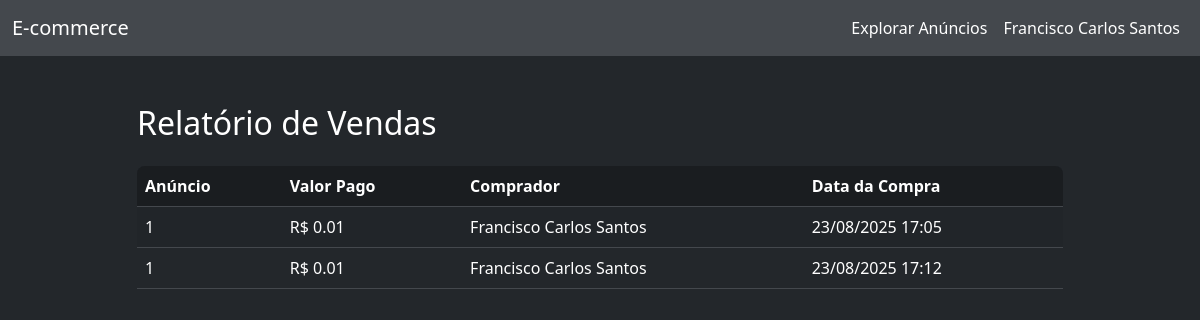
The app's page /relatorios/vendas (signed in) with its own data.
### app/models/usuario.py (models this page shows, shortened)
class Usuario(UserMixin, db.Model):
    __tablename__ = "usuario"
    id = db.Column(db.Integer, primary_key=True)
    nome = db.Column(db.String(100), nullable=False)
    email = db.Column(db.String(120), unique=True, nullable=False)
    senha_hash = db.Column(db.String(128), nullable=False)
    anuncios = db.relationship("Anuncio", back_populates="usuario", lazy=True)
    perguntas = db.relationship("Pergunta", back_populates="usuario", lazy=True)
    respostas = db.relationship("Resposta", back_populates="usuario", lazy=True)
    compras = db.relationship("Compra", back_populates="usuario", lazy=True)
    favoritos = db.relationship("Favorito", back_populates="usuario", lazy=True)

### app/models/anuncio.py (models this page shows, shortened)
class Anuncio(db.Model):
    __tablename__ = "anuncio"
    id = db.Column(db.Integer, primary_key=True)
    titulo = db.Column(db.String(200), nullable=False)
    descricao = db.Column(db.Text, nullable=False)
    preco = db.Column(db.Float, nullable=False)
    criado_em = db.Column(db.DateTime, default=datetime.utcnow)
    usuario_id = db.Column(db.Integer, db.ForeignKey("usuario.id"), nullable=False)
    categoria_id = db.Column(db.Integer, db.ForeignKey("categoria.id"), nullable=False)
    usuario = db.relationship("Usuario", back_populates="anuncios")
    perguntas = db.relationship("Pergunta", backref="anuncio", lazy=True)
    compras = db.relationship("Compra", backref="anuncio", lazy=True)
    favoritos = db.relationship("Favorito", backref="anuncio", lazy=True)

### app/models/compra.py (models this page shows, shortened)
class Compra(db.Model):
    __tablename__ = "compra"
    id = db.Column(db.Integer, primary_key=True)
    valor_pago = db.Column(db.Float, nullable=False)
    data_compra = db.Column(db.DateTime, default=datetime.utcnow)
    usuario_id = db.Column(db.Integer, db.ForeignKey("usuario.id"), nullable=False)
    anuncio_id = db.Column(db.Integer, db.ForeignKey("anuncio.id"), nullable=False)
    usuario = db.relationship("Usuario", back_populates="compras", lazy=True)

### app/routes/relatorios.py (the view)
@relatorios_bp.route('/vendas')
@login_required
def vendas():
    anuncios_vendidos = Anuncio.query.filter_by(usuario_id=current_user.id).all()
    vendas = []
    for anuncio in anuncios_vendidos:
        compras = Compra.query.filter_by(anuncio_id=anuncio.id).all()
        for compra in compras:
            vendas.append({'anuncio': anuncio, 'compra': compra})
    return render_template('relatorios/vendas.html', vendas=vendas)

### app/templates/relatorios/vendas.html (shortened to what this page needs)
{% extends 'base.html' %}
{% block content %}
<div class="container py-4">
    <div class="row justify-content-center">
        <div class="col-lg-10">
            <div class="d-flex justify-content-between align-items-center mb-4">
                <h2 class="mb-0">Relatório de Vendas</h2>
            </div>
            <div class="table-responsive">
                <table class="table table-striped table-hover align-middle">
                    <thead class="table-primary">
                        <tr>
                            <th>Anúncio</th>
                            <th>Valor Pago</th>
                            <th>Comprador</th>
                            <th>Data da Compra</th>
                        </tr>
                    </thead>
                    <tbody>
                        {% for venda in vendas %}
                        <tr>
                            <td>{{ venda.anuncio.titulo }}</td>
                            <td>R$ {{ '%.2f'|format(venda.compra.valor_pago) }}</td>
                            <td>{{ venda.compra.usuario.nome }}</td>
                            <td>{{ venda.compra.data_compra.strftime('%d/%m/%Y %H:%M') if venda.compra.data_compra else '' }}</td>
                        </tr>
                        {% else %}
                        <tr>
                            <td colspan="4" class="text-center text-muted">Nenhuma venda realizada.</td>
                        </tr>
                        {% endfor %}
                    </tbody>
                </table>
            </div>
        </div>
    </div>
</div>
{% endblock %}

### app/templates/navbar.html (shortened to what this page needs)
<nav class="navbar navbar-expand-lg navbar-dark bg-primary mb-4">
  <div class="container-fluid">
    <a class="navbar-brand" href="{% if current_user.is_authenticated %}{{ url_for('dashboard') }}{% else %}{{ url_for('home') }}{% endif %}">E-commerce</a>
    <div class="collapse navbar-collapse" id="navbarNav">
      <ul class="navbar-nav ms-auto">
        <li class="nav-item">
          <a class="nav-link text-white{% if request.endpoint == 'anuncio.explorar_anuncios' %} active{% endif %}" href="{{ url_for('anuncio.explorar_anuncios') }}">Explorar Anúncios</a>
        </li>
        {% if current_user.is_authenticated %}
          <li class="nav-item dropdown">
            <a class="nav-link dropdown-toggle text-white" href="#" id="userDropdown" role="button" data-bs-toggle="dropdown" aria-expanded="false">
              {{ current_user.nome }}
            </a>
          </li>
        {% endif %}
      </ul>
    </div>
  </div>
</nav>

### app/static/css/main.css (style rules this page uses)
body, .bg-white, .card, .table, .dropdown-menu, .modal-content, .form-control, .form-select { background-color: #23272b !important; color: #fff !important; }
.bg-primary, .navbar.bg-primary, .table-primary, .btn-primary, .alert-primary { background-color: #44484d !important; color: #fff !important; border-color: #44484d !important; }
.navbar, .navbar .dropdown-menu { background-color: #44484d !important; }
.table-responsive { border-radius: 0.5rem; overflow: hidden; }
.nav-link, .navbar-brand, .navbar-nav .nav-link { color: #fff !important; }
.navbar-nav .nav-link.text-white { position: relative; transition: color 0.2s; }
.navbar-nav .nav-link.text-white::after { content: ''; display: block; width: 0; height: 3px; background: #0d6efd; transition: width 0.2s; position: absolute; left: 0; bottom: 0.2rem; border-radius: 2px; }
#userDropdown.text-white::after { display: none !important; }
.navbar-nav .dropdown > .nav-link { outline: none; }
.table, .table tbody, .table tr, .table td { background-color: #23272b !important; color: #fff !important; border-color: #44484d !important; }
.table thead, .table thead th { background-color: #1a1d20 !important; color: #fff !important; border-color: #44484d !important; }
.table-striped > tbody > tr:nth-of-type(odd) { background-color: #2c3035 !important; }
.table, .table th, .table td { border-color: #44484d !important; }

### records on screen
Usuario: nome "Francisco Carlos Santos"
Anuncio: anuncio.titulo "1" "1"
Compra: compra.valor_pago "0.01", compra.data_compra "23/08/2025 17:05"
Usuario: compra.usuario.nome "Francisco Carlos Santos" "Francisco Carlos Santos"
Compra: compra.valor_pago "0.01", compra.data_compra "23/08/2025 17:12"
